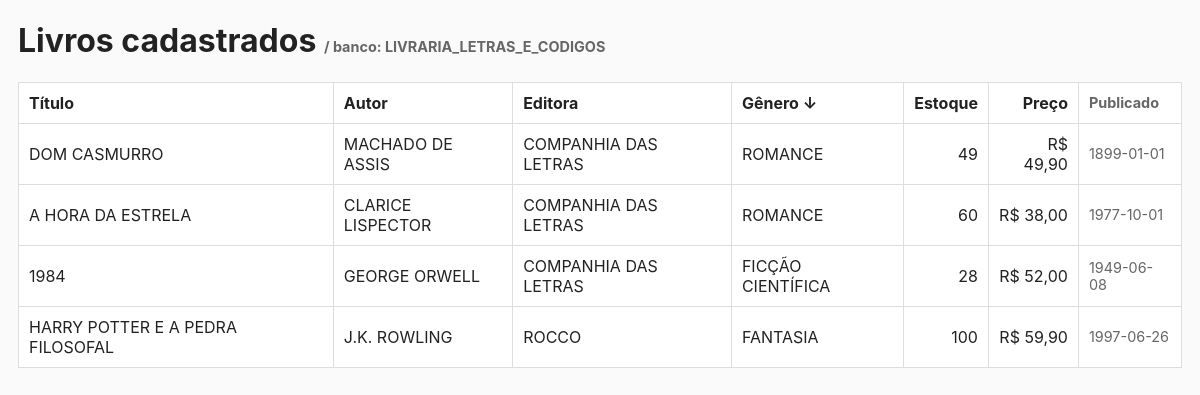
The page /MySQL/Livraria_01/index.php?column=GENERO&sort=DESC on the database its author committed.
### tables this page shows
CREATE TABLE LIVROS (
    ID_LIVRO INT PRIMARY KEY AUTO_INCREMENT,
    TITULO VARCHAR(255) NOT NULL,
    ID_AUTOR_FK INT NOT NULL,  
    ID_EDITORA_FK INT NOT NULL,  
    GENERO VARCHAR(50),
    PRECO DECIMAL(10, 2) NOT NULL,  
    QUANTIDADE_ESTOQUE INT NOT NULL,
    DATA_PUBLICACAO DATE,  
    FOREIGN KEY (ID_AUTOR_FK) REFERENCES AUTORES(ID_AUTOR),  
    FOREIGN KEY (ID_EDITORA_FK) REFERENCES EDITORAS(ID_EDITORA)  
);

CREATE TABLE AUTORES (
    ID_AUTOR INT PRIMARY KEY AUTO_INCREMENT,  
    NOME VARCHAR(100) NOT NULL,  
    NACIONALIDADE VARCHAR(50),
    DATA_NASCIMENTO DATE  
);

CREATE TABLE EDITORAS (
    ID_EDITORA INT PRIMARY KEY AUTO_INCREMENT,
    NOME VARCHAR(100) NOT NULL UNIQUE,  
    CNPJ VARCHAR(18) UNIQUE,
    ENDERECO VARCHAR(255),
    CIDADE VARCHAR(100),
    CONTATO_NOME VARCHAR(100),
    TELEFONE VARCHAR(20)
);

### MySQL/Livraria_01/index.php (the view, shortened to what this page needs)
<?php
$dbHost = '127.0.0.1';
$dbPort = 3306;
$dbUser = 'root';
$dbPass = 'senaisp';
$dbName = 'LIVRARIA_LETRAS_E_CODIGOS';
$mysqli = mysqli_connect($dbHost, $dbUser, $dbPass, $dbName, $dbPort);
mysqli_set_charset($mysqli, 'utf8mb4');
$columns = [
    'ID_LIVRO','TITULO','ID_AUTOR_FK','ID_EDITORA_FK',
    'GENERO','PRECO','QUANTIDADE_ESTOQUE','DATA_PUBLICACAO',
    'AUTOR','EDITORA'
];
$col = isset($_GET['column']) && in_array($_GET['column'], $columns) ? $_GET['column'] : 'TITULO';
$sort_order = (isset($_GET['sort']) && strtoupper($_GET['sort']) === 'DESC') ? 'DESC' : 'ASC';
$orderExprMap = [
    'AUTOR' => 'A.NOME',
    'EDITORA' => 'E.NOME'
];
$orderBy = $orderExprMap[$col] ?? "L.$col";
$sql = "
    SELECT
        L.ID_LIVRO,
        L.TITULO,
        L.GENERO,
        L.PRECO,
        L.QUANTIDADE_ESTOQUE,
        L.DATA_PUBLICACAO,
        A.NOME AS AUTOR,
        E.NOME AS EDITORA
    FROM LIVROS L
    LEFT JOIN AUTORES A ON L.ID_AUTOR_FK = A.ID_AUTOR
    LEFT JOIN EDITORAS E ON L.ID_EDITORA_FK = E.ID_EDITORA
    ORDER BY {$orderBy} {$sort_order}
";
$result = mysqli_query($mysqli, $sql);
$up_or_down = $sort_order === 'ASC' ? '↑' : '↓';
$asc_or_desc = $sort_order === 'ASC' ? 'DESC' : 'ASC';
function esc($s) { return htmlspecialchars($s, ENT_QUOTES|ENT_SUBSTITUTE, 'UTF-8'); }
function money($v) { return number_format((float)$v, 2, ',', '.'); }
?>
<!doctype html>
<html lang="pt-BR">
<head>
</head>
<body>
<h1>Livros cadastrados <span class="muted">/ banco: <?= esc($dbName) ?></span></h1>
<table>
    <thead>
        <tr>
            <th><a href="?column=TITULO&sort=<?= $asc_or_desc ?>">Título <?= $col === 'TITULO' ? $up_or_down : '' ?></a></th>
            <th><a href="?column=AUTOR&sort=<?= $asc_or_desc ?>">Autor <?= $col === 'AUTOR' ? $up_or_down : '' ?></a></th>
            <th><a href="?column=EDITORA&sort=<?= $asc_or_desc ?>">Editora <?= $col === 'EDITORA' ? $up_or_down : '' ?></a></th>
            <th><a href="?column=GENERO&sort=<?= $asc_or_desc ?>">Gênero <?= $col === 'GENERO' ? $up_or_down : '' ?></a></th>
            <th class="right"><a href="?column=QUANTIDADE_ESTOQUE&sort=<?= $asc_or_desc ?>">Estoque <?= $col === 'QUANTIDADE_ESTOQUE' ? $up_or_down : '' ?></a></th>
            <th class="right"><a href="?column=PRECO&sort=<?= $asc_or_desc ?>">Preço <?= $col === 'PRECO' ? $up_or_down : '' ?></a></th>
            <th class="small muted">Publicado</th>
        </tr>
    </thead>
    <tbody>
    <?php while ($row = mysqli_fetch_assoc($result)): ?>
        <tr>
            <td><?= esc($row['TITULO']) ?></td>
            <td><?= esc($row['AUTOR'] ?? '-') ?></td>
            <td><?= esc($row['EDITORA'] ?? '-') ?></td>
            <td><?= esc($row['GENERO'] ?? '-') ?></td>
            <td class="right"><?= (int)$row['QUANTIDADE_ESTOQUE'] ?></td>
            <td class="right">R$ <?= money($row['PRECO']) ?></td>
            <td class="small muted"><?= $row['DATA_PUBLICACAO'] ? esc($row['DATA_PUBLICACAO']) : '-' ?></td>
        </tr>
    <?php endwhile; ?>
    </tbody>
</table>
</body>
</html>

### MySQL/Livraria_01/index.php (style rules this page uses)
body { font-family:Inter,Segoe UI,Arial;margin:18px;background:#fafafa;color:#222 }
table { border-collapse:collapse;width:100%;background:#fff }
th,td { padding:10px;border:1px solid #ddd;text-align:left }
th a { color:inherit;text-decoration:none }
.muted { color:#666;font-size:0.9rem }
.right { text-align:right }
.small { font-size:0.9rem }

### rows shown on the page
livros: TITULO "DOM CASMURRO", ID_AUTOR_FK.NOME "MACHADO DE ASSIS", ID_EDITORA_FK.NOME "COMPANHIA DAS LETRAS", GENERO "ROMANCE", QUANTIDADE_ESTOQUE "49", PRECO "49,90", DATA_PUBLICACAO "1899-01-01"
livros: TITULO "A HORA DA ESTRELA", ID_AUTOR_FK.NOME "CLARICE LISPECTOR", ID_EDITORA_FK.NOME "COMPANHIA DAS LETRAS", GENERO "ROMANCE", QUANTIDADE_ESTOQUE "60", PRECO "38,00", DATA_PUBLICACAO "1977-10-01"
livros: TITULO "1984", ID_AUTOR_FK.NOME "GEORGE ORWELL", ID_EDITORA_FK.NOME "COMPANHIA DAS LETRAS", GENERO "FICÇÃO CIENTÍFICA", QUANTIDADE_ESTOQUE "28", PRECO "52,00", DATA_PUBLICACAO "1949-06-08"
livros: TITULO "HARRY POTTER E A PEDRA FILOSOFAL", ID_AUTOR_FK.NOME "J.K. ROWLING", ID_EDITORA_FK.NOME "ROCCO", GENERO "FANTASIA", QUANTIDADE_ESTOQUE "100", PRECO "59,90", DATA_PUBLICACAO "1997-06-26"

### other values the page prints
$dbName "LIVRARIA_LETRAS_E_CODIGOS"
$up_or_down "↓"
